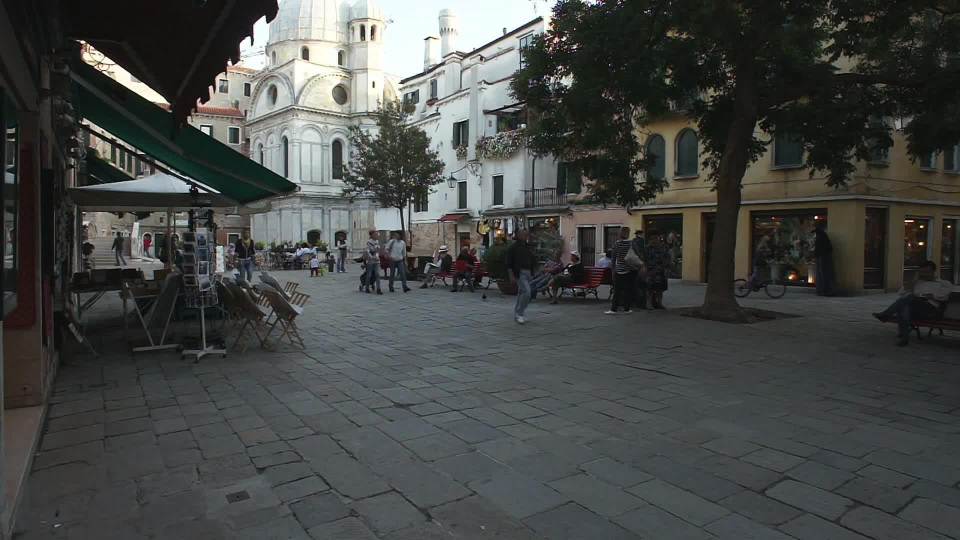
#> input picture test/STEP-ICCV21-01/000006.jpg, 1920 x 1080 px (shown at 1/2 size); its folder holds only this picture in this run
$ python get_mean.py
#> lines starting #> are read from the running program, lines starting #| are printed output that depends on the picture
import os
import time

import cv2
import numpy as np

output_path = './svm_output1/'
IMAGE_FOLDER_PATH = "./test/STEP-ICCV21-01/"

mean_mask = np.zeros((1080,1920,3))
pics_num=0
for filename in sorted(os.listdir(IMAGE_FOLDER_PATH)):
    img=cv2.imread(os.path.join(IMAGE_FOLDER_PATH,filename))
#> img is the input picture: shape (1080, 1920, 3); mean B, G, R 70.1, 71.9, 69.4
    mean_mask[:,:,0]=mean_mask[:,:,0]+img[:,:,0]
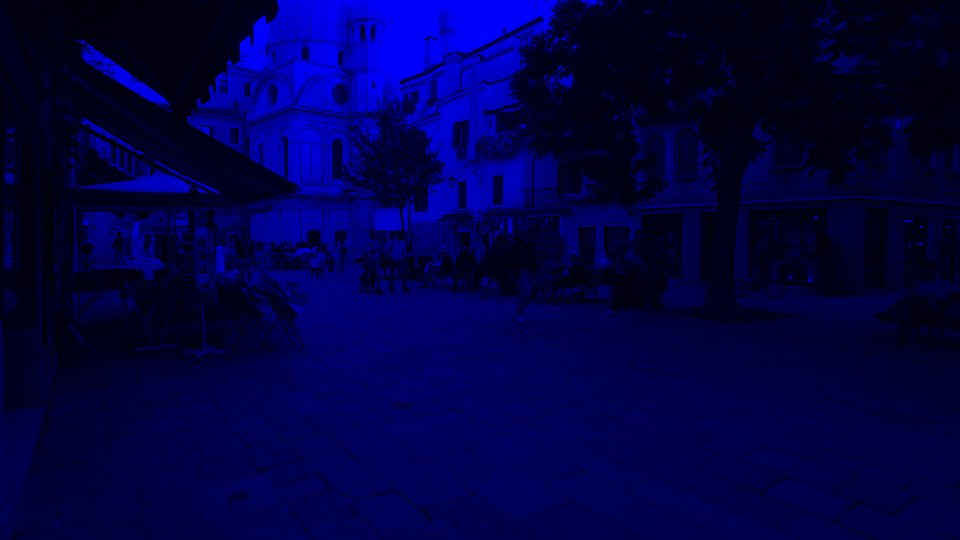
#> mean_mask: shape (1080, 1920, 3) float64 (shown at 1/2 size); mean B, G, R 70.1, 0, 0
    mean_mask[:,:,1]= mean_mask[:,:,1]+img[:,:,1]
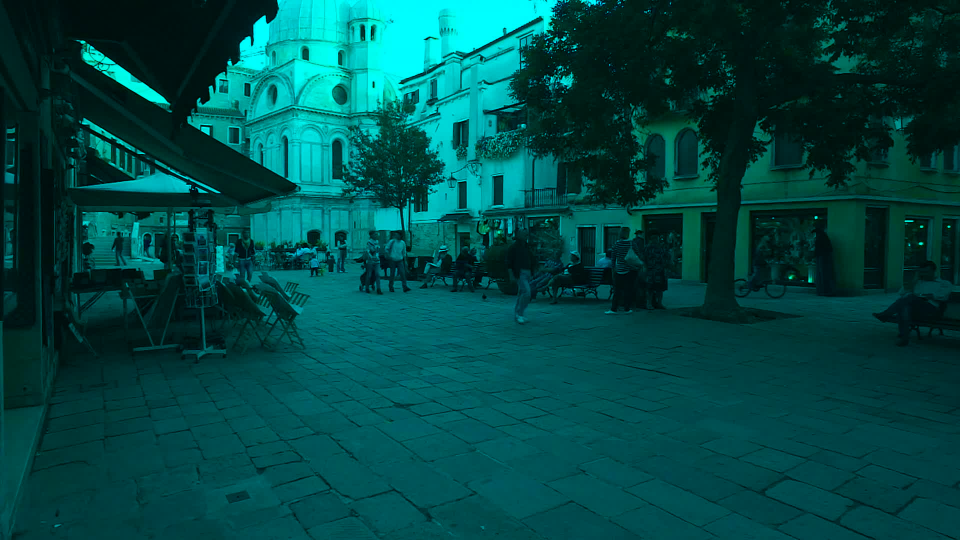
#> mean_mask: shape (1080, 1920, 3) float64 (shown at 1/2 size); mean B, G, R 70.1, 71.9, 0
    mean_mask[:,:,2]=mean_mask[:,:,2]+img[:,:,2]
    pics_num+=1
    print(pics_num)
mean_mask=mean_mask/pics_num
mean_mask=mean_mask.astype(np.uint8)
cv2.imwrite("mean_mask.jpg", mean_mask)

cv2.imshow("mean_mask",mean_mask)
cv2.waitKey(0)
